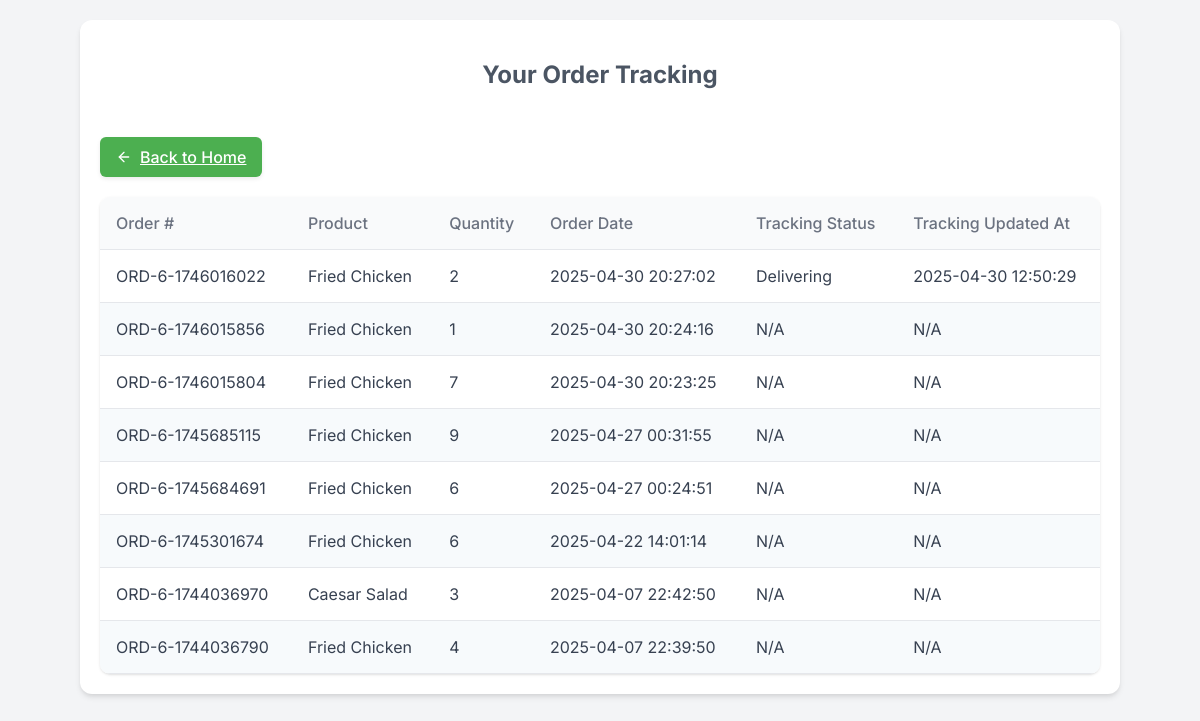
The page /tracking_user.php (signed in) on the database its author committed.
### tables this page shows
CREATE TABLE `history` (
  `id` int(11) NOT NULL,
  `user_id` int(11) NOT NULL,
  `product_id` int(11) NOT NULL,
  `quantity` int(11) NOT NULL,
  `order_date` datetime DEFAULT current_timestamp(),
  `order_number` varchar(50) NOT NULL,
  `price` decimal(10,2) DEFAULT NULL,
  `total` decimal(10,2) DEFAULT NULL,
  `order_status` varchar(50) DEFAULT 'Pending'
);

CREATE TABLE `products` (
  `id` int(11) NOT NULL,
  `name` varchar(255) NOT NULL,
  `category` varchar(50) NOT NULL,
  `price` decimal(10,2) NOT NULL,
  `archived` tinyint(1) NOT NULL DEFAULT 0
);

CREATE TABLE `order_tracking` (
  `track_id` int(11) NOT NULL,
  `order_number` varchar(100) NOT NULL,
  `status` enum('Pending','Delivering','Delivered') NOT NULL DEFAULT 'Pending',
  `updated_at` timestamp NOT NULL DEFAULT current_timestamp() ON UPDATE current_timestamp(),
  `updated_by` int(11) DEFAULT NULL,
  `remarks` text DEFAULT NULL
);

### tracking_user.php (the view, shortened to what this page needs)
<?php
include 'db_connect.php';
$user_id = $_SESSION['id'];
$sql = "SELECT
            h.order_number,
            p.name AS product_name,
            h.quantity,
            h.order_date,
            ot.status AS tracking_status,
            ot.updated_at AS tracking_updated_at
        FROM history h
        JOIN products p ON h.product_id = p.id
        LEFT JOIN (
            SELECT
                order_number,
                status,
                updated_at,
                ROW_NUMBER() OVER(PARTITION BY order_number ORDER BY updated_at DESC) AS rn
            FROM order_tracking
        ) ot ON h.order_number = ot.order_number AND ot.rn = 1
        WHERE h.user_id = ?
        ORDER BY h.order_date DESC, ot.updated_at DESC";
$stmt = $mysqli->prepare($sql);
$stmt->bind_param("i", $user_id);
if (!$stmt->execute()) {
    die("Error executing SQL statement: " . $stmt->error);
}
$result = $stmt->get_result();
?>
<!DOCTYPE html>
<html>
<head>
</head>
<body>
    <div class="container">
        <h2>Your Order Tracking</h2>
        <a href="home.php" class="back-button">
            <svg xmlns="http://www.w3.org/2000/svg" viewBox="0 0 24 24" fill="none" stroke-linecap="round" stroke-linejoin="round">
                <path d="M19 12H5"></path>
                <path d="M12 19l-7-7 7-7"></path>
            </svg>
            Back to Home
        </a>
        <?php if ($result->num_rows > 0): ?>
            <table>
                <thead>
                    <tr>
                        <th>Order #</th>
                        <th>Product</th>
                        <th>Quantity</th>
                        <th>Order Date</th>
                        <th>Tracking Status</th>
                        <th>Tracking Updated At</th>
                    </tr>
                </thead>
                <tbody>
                    <?php while ($row = $result->fetch_assoc()): ?>
                        <tr>
                            <td><?php echo htmlspecialchars($row['order_number']); ?></td>
                            <td><?php echo htmlspecialchars($row['product_name']); ?></td>
                            <td><?php echo htmlspecialchars($row['quantity']); ?></td>
                            <td><?php echo htmlspecialchars($row['order_date']); ?></td>
                            <td><?php echo htmlspecialchars($row['tracking_status'] ?? 'N/A'); ?></td>
                            <td><?php echo htmlspecialchars($row['tracking_updated_at'] ?? 'N/A'); ?></td>
                        </tr>
                    <?php endwhile; ?>
                </tbody>
            </table>
        <?php else: ?>
            <p class="mt-4 text-gray-500">No orders found.</p> <?php endif; ?>
    </div>
</body>
</html>

### tracking_user.php (style rules this page uses)
body { font-family: 'Inter', sans-serif; background-color: #f3f4f6; color: #1f2937; margin: 0; padding: 0; }
h2 { margin-bottom: 24px; color: #4b5563; text-align: center; }
.container { max-width: 1000px; margin: 20px auto; padding: 20px; background-color: #fff; border-radius: 12px; box-shadow: 0 4px 6px -1px rgba(0, 0, 0, 0.1), 0 2px 4px -1px rgba(0, 0, 0, 0.06); }
table { border-collapse: collapse; width: 100%; margin-top: 20px; border-radius: 10px; overflow: hidden; box-shadow: 0 1px 3px 0 rgba(0, 0, 0, 0.1), 0 1px 2px -1px rgba(0, 0, 0, 0.1); }
th, td { padding: 16px; border-bottom: 1px solid #e5e7eb; text-align: left; }
th { background-color: #f9fafb; color: #6b7280; font-weight: 500; }
td { color: #374151; }
tr:nth-child(even) { background-color: #f7fafc; }
.back-button { margin-top: 24px; display: inline-flex; align-items: center; padding: 10px 16px; background-color: #4CAF50; color: white; border: none; border-radius: 6px; cursor: pointer; font-weight: 500; box-shadow: 0 2px 4px rgba(0, 0, 0, 0.08); transition: background-color 0.3s ease, transform 0.2s ease; }
.back-button svg { margin-right: 8px; width: 16px; height: 16px; stroke: white; stroke-width: 2; fill: none; vertical-align: middle; }

### rows shown on the page
history: order_number "ORD-6-1746016022", product.name "Fried Chicken", quantity "2", order_date "2025-04-30 20:27:02", order_tracking.status "Delivering", order_tracking.updated_at "2025-04-30 12:50:29"
history: order_number "ORD-6-1746015856", product.name "Fried Chicken", quantity "1", order_date "2025-04-30 20:24:16", tracking_status "N/A", tracking_updated_at "N/A"
history: order_number "ORD-6-1746015804", product.name "Fried Chicken", quantity "7", order_date "2025-04-30 20:23:25", tracking_status "N/A", tracking_updated_at "N/A"
history: order_number "ORD-6-1745685115", product.name "Fried Chicken", quantity "9", order_date "2025-04-27 00:31:55", tracking_status "N/A", tracking_updated_at "N/A"
history: order_number "ORD-6-1745684691", product.name "Fried Chicken", quantity "6", order_date "2025-04-27 00:24:51", tracking_status "N/A", tracking_updated_at "N/A"
history: order_number "ORD-6-1745301674", product.name "Fried Chicken", quantity "6", order_date "2025-04-22 14:01:14", tracking_status "N/A", tracking_updated_at "N/A"
history: order_number "ORD-6-1744036970", product.name "Caesar Salad", quantity "3", order_date "2025-04-07 22:42:50", tracking_status "N/A", tracking_updated_at "N/A"
history: order_number "ORD-6-1744036790", product.name "Fried Chicken", quantity "4", order_date "2025-04-07 22:39:50", tracking_status "N/A", tracking_updated_at "N/A"
